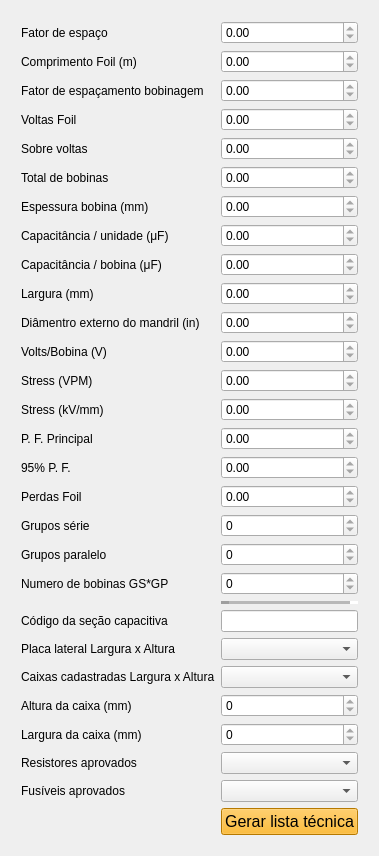
       <widget class="QWidget" name="tab">
        <attribute name="title">
         <string>Resultados</string>
        </attribute>
        <layout class="QVBoxLayout" name="verticalLayout_6">
         <item>
          <layout class="QFormLayout" name="formLayout_2">
           <property name="leftMargin">
            <number>10</number>
           </property>
           <property name="topMargin">
            <number>10</number>
           </property>
           <property name="rightMargin">
            <number>10</number>
           </property>
           <property name="bottomMargin">
            <number>10</number>
           </property>
           <item row="0" column="0">
            <widget class="QLabel" name="label">
             <property name="text">
              <string>Fator de espaço</string>
             </property>
            </widget>
           </item>
           <item row="0" column="1">
            <widget class="QDoubleSpinBox" name="lb_fatorEsp">
             <property name="readOnly">
              <bool>true</bool>
             </property>
             <property name="maximum">
              <double>9999.989999999999782</double>
             </property>
            </widget>
           </item>
           <item row="1" column="0">
            <widget class="QLabel" name="label_2">
             <property name="text">
              <string>Comprimento Foil (m)</string>
             </property>
            </widget>
           </item>
           <item row="1" column="1">
            <widget class="QDoubleSpinBox" name="lb_compFoil">
             <property name="readOnly">
              <bool>true</bool>
             </property>
             <property name="maximum">
              <double>9999.989999999999782</double>
             </property>
            </widget>
           </item>
           <item row="2" column="0">
            <widget class="QLabel" name="label_3">
             <property name="text">
              <string>Fator de espaçamento bobinagem</string>
             </property>
            </widget>
           </item>
           <item row="2" column="1">
            <widget class="QDoubleSpinBox" name="lb_fat_Bob">
             <property name="readOnly">
              <bool>true</bool>
             </property>
             <property name="maximum">
              <double>9999.989999999999782</double>
             </property>
            </widget>
           </item>
           <item row="3" column="0">
            <widget class="QLabel" name="label_21">
             <property name="text">
              <string>Voltas Foil</string>
             </property>
            </widget>
           </item>
           <item row="3" column="1">
            <widget class="QDoubleSpinBox" name="lb_voltasFoil">
             <property name="readOnly">
              <bool>true</bool>
             </property>
             <property name="maximum">
              <double>9999.989999999999782</double>
             </property>
            </widget>
           </item>
           <item row="4" column="0">
            <widget class="QLabel" name="label_22">
             <property name="text">
              <string>Sobre voltas</string>
             </property>
            </widget>
           </item>
           <item row="4" column="1">
            <widget class="QDoubleSpinBox" name="lb_sobreVoltas">
             <property name="readOnly">
              <bool>true</bool>
             </property>
             <property name="maximum">
              <double>9999.989999999999782</double>
             </property>
            </widget>
           </item>
           <item row="5" column="0">
            <widget class="QLabel" name="label_23">
             <property name="text">
              <string>Total de bobinas</string>
             </property>
            </widget>
           </item>
           <item row="5" column="1">
            <widget class="QDoubleSpinBox" name="lb_tCoils">
             <property name="readOnly">
              <bool>true</bool>
             </property>
             <property name="maximum">
              <double>9999.989999999999782</double>
             </property>
            </widget>
           </item>
           <item row="6" column="0">
            <widget class="QLabel" name="label_24">
             <property name="text">
              <string>Espessura bobina (mm)</string>
             </property>
            </widget>
           </item>
           <item row="6" column="1">
            <widget class="QDoubleSpinBox" name="lb_epBob">
             <property name="readOnly">
              <bool>true</bool>
             </property>
             <property name="maximum">
              <double>9999.989999999999782</double>
             </property>
            </widget>
           </item>
           <item row="7" column="0">
            <widget class="QLabel" name="label_25">
             <property name="text">
              <string>Capacitância / unidade (μF)</string>
             </property>
            </widget>
           </item>
           <item row="7" column="1">
            <widget class="QDoubleSpinBox" name="lb_cUn">
             <property name="readOnly">
              <bool>true</bool>
             </property>
             <property name="maximum">
              <double>9999.989999999999782</double>
             </property>
            </widget>
           </item>
           <item row="8" column="0">
            <widget class="QLabel" name="label_26">
             <property name="text">
              <string>Capacitância / bobina (μF)</string>
             </property>
            </widget>
           </item>
           <item row="8" column="1">
            <widget class="QDoubleSpinBox" name="lb_cCoil">
             <property name="readOnly">
              <bool>true</bool>
             </property>
             <property name="maximum">
              <double>9999.989999999999782</double>
             </property>
            </widget>
           </item>
           <item row="9" column="0">
            <widget class="QLabel" name="label_27">
             <property name="text">
              <string>Largura (mm)</string>
             </property>
            </widget>
           </item>
           <item row="9" column="1">
            <widget class="QDoubleSpinBox" name="lb_larg">
             <property name="readOnly">
              <bool>true</bool>
             </property>
             <property name="maximum">
              <double>9999.989999999999782</double>
             </property>
            </widget>
           </item>
           <item row="10" column="0">
            <widget class="QLabel" name="label_64">
             <property name="text">
              <string>Diâmentro externo do mandril (in)</string>
             </property>
            </widget>
           </item>
           <item row="10" column="1">
            <widget class="QDoubleSpinBox" name="lbdsMan">
             <property name="readOnly">
              <bool>true</bool>
             </property>
             <property name="maximum">
              <double>9999.989999999999782</double>
             </property>
            </widget>
           </item>
           <item row="11" column="0">
            <widget class="QLabel" name="label_65">
             <property name="text">
              <string>Volts/Bobina (V)</string>
             </property>
            </widget>
           </item>
           <item row="11" column="1">
            <widget class="QDoubleSpinBox" name="lb_vCoil">
             <property name="readOnly">
              <bool>true</bool>
             </property>
             <property name="maximum">
              <double>9999.989999999999782</double>
             </property>
            </widget>
           </item>
           <item row="12" column="0">
            <widget class="QLabel" name="label_30">
             <property name="text">
              <string>Stress (VPM)</string>
             </property>
            </widget>
           </item>
           <item row="12" column="1">
            <widget class="QDoubleSpinBox" name="spin_stressVPM">
             <property name="readOnly">
              <bool>true</bool>
             </property>
             <property name="maximum">
              <double>9999.989999999999782</double>
             </property>
            </widget>
           </item>
           <item row="13" column="0">
            <widget class="QLabel" name="label_66">
             <property name="text">
              <string>Stress (kV/mm)</string>
             </property>
            </widget>
           </item>
           <item row="13" column="1">
            <widget class="QDoubleSpinBox" name="spin_Stress">
             <property name="readOnly">
              <bool>true</bool>
             </property>
             <property name="maximum">
              <double>9999.989999999999782</double>
             </property>
            </widget>
           </item>
           <item row="14" column="0">
            <widget class="QLabel" name="label_67">
             <property name="text">
              <string>P. F. Principal</string>
             </property>
            </widget>
           </item>
           <item row="14" column="1">
            <widget class="QDoubleSpinBox" name="lb_pfPrin">
             <property name="readOnly">
              <bool>true</bool>
             </property>
             <property name="maximum">
              <double>9999.989999999999782</double>
             </property>
            </widget>
           </item>
           <item row="15" column="0">
            <widget class="QLabel" name="label_69">
             <property name="text">
              <string>95% P. F.</string>
             </property>
            </widget>
           </item>
           <item row="15" column="1">
            <widget class="QDoubleSpinBox" name="lb_95PF">
             <property name="readOnly">
              <bool>true</bool>
             </property>
             <property name="maximum">
              <double>9999.989999999999782</double>
             </property>
            </widget>
           </item>
           <item row="16" column="0">
            <widget class="QLabel" name="label_70">
             <property name="text">
              <string>Perdas Foil</string>
             </property>
            </widget>
           </item>
           <item row="16" column="1">
            <widget class="QDoubleSpinBox" name="lb_pFoil">
             <property name="readOnly">
              <bool>true</bool>
             </property>
             <property name="maximum">
              <double>9999.989999999999782</double>
             </property>
            </widget>
           </item>
           <item row="17" column="0">
            <widget class="QLabel" name="label_8">
             <property name="text">
              <string>Grupos série</string>
             </property>
            </widget>
           </item>
           <item row="17" column="1">
            <widget class="QSpinBox" name="spinBoxGS">
             <property name="readOnly">
              <bool>true</bool>
             </property>
            </widget>
           </item>
           <item row="18" column="0">
            <widget class="QLabel" name="label_31">
             <property name="text">
              <string>Grupos paralelo</string>
             </property>
            </widget>
           </item>
           <item row="18" column="1">
            <widget class="QSpinBox" name="spinBoxGP">
             <property name="readOnly">
              <bool>true</bool>
             </property>
            </widget>
           </item>
           <item row="19" column="0">
            <widget class="QLabel" name="label_33">
             <property name="text">
              <string>Numero de bobinas GS*GP</string>
             </property>
            </widget>
           </item>
           <item row="19" column="1">
            <widget class="QSpinBox" name="spinBoxGSGP">
             <property name="readOnly">
              <bool>true</bool>
             </property>
            </widget>
           </item>
           <item row="20" column="1">
            <widget class="Line" name="line">
             <property name="frameShadow">
              <enum>QFrame::Sunken</enum>
             </property>
             <property name="lineWidth">
              <number>8</number>
             </property>
             <property name="midLineWidth">
              <number>8</number>
             </property>
             <property name="orientation">
              <enum>Qt::Horizontal</enum>
             </property>
            </widget>
           </item>
           <item row="21" column="1">
            <widget class="QLineEdit" name="codSecCapacitivaLineEdit"/>
           </item>
           <item row="23" column="0">
            <widget class="QLabel" name="label_73">
             <property name="text">
              <string>Caixas cadastradas Largura x Altura</string>
             </property>
            </widget>
           </item>
           <item row="23" column="1">
            <widget class="QComboBox" name="comboBoxCaixas"/>
           </item>
           <item row="24" column="0">
            <widget class="QLabel" name="label_74">
             <property name="text">
              <string>Altura da caixa (mm)</string>
             </property>
            </widget>
           </item>
           <item row="24" column="1">
            <widget class="QSpinBox" name="dSpinHBox">
             <property name="readOnly">
              <bool>true</bool>
             </property>
             <property name="maximum">
              <number>10000</number>
             </property>
            </widget>
           </item>
           <item row="25" column="0">
            <widget class="QLabel" name="label_75">
             <property name="text">
              <string>Largura da caixa (mm)</string>
             </property>
            </widget>
           </item>
           <item row="25" column="1">
            <widget class="QSpinBox" name="dSpinPBox">
             <property name="readOnly">
              <bool>true</bool>
             </property>
             <property name="maximum">
              <number>10000</number>
             </property>
            </widget>
           </item>
           <item row="26" column="0">
            <widget class="QLabel" name="resitoresAprovadosLabel">
             <property name="text">
              <string>Resistores aprovados</string>
             </property>
            </widget>
           </item>
           <item row="26" column="1">
            <widget class="QComboBox" name="resitoresAprovadosComboBox"/>
           </item>
           <item row="27" column="0">
            <widget class="QLabel" name="fusVeisAprovadosLabel">
             <property name="text">
              <string>Fusíveis aprovados</string>
             </property>
            </widget>
           </item>
           <item row="27" column="1">
            <widget class="QComboBox" name="fusVeisAprovadosComboBox"/>
           </item>
           <item row="28" column="1">
            <widget class="QPushButton" name="listaTecnicapushButton">
             <property name="font">
              <font>
               <pointsize>12</pointsize>
              </font>
             </property>
             <property name="styleSheet">
              <string notr="true">background-color: rgb(255, 170, 0);</string>
             </property>
             <property name="text">
              <string>Gerar lista técnica</string>
             </property>
            </widget>
           </item>
           <item row="21" column="0">
            <widget class="QLabel" name="label_39">
             <property name="text">
              <string>Código da seção capacitiva</string>
             </property>
            </widget>
           </item>
           <item row="22" column="0">
            <widget class="QLabel" name="label_71">
             <property name="text">
              <string>Placa lateral Largura x Altura</string>
             </property>
            </widget>
           </item>
           <item row="22" column="1">
            <widget class="QComboBox" name="cb_PlacaLateral">
             <property name="editable">
              <bool>false</bool>
             </property>
            </widget>
           </item>
          </layout>
         </item>
        </layout>
       </widget>
